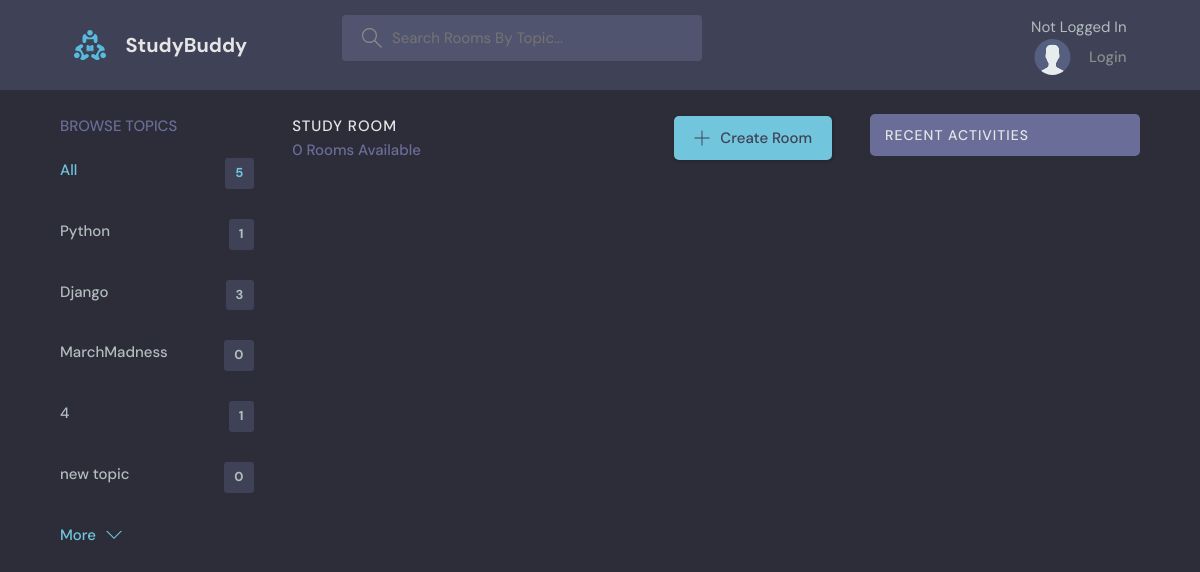
The page /?q=Food on the database as committed earlier.
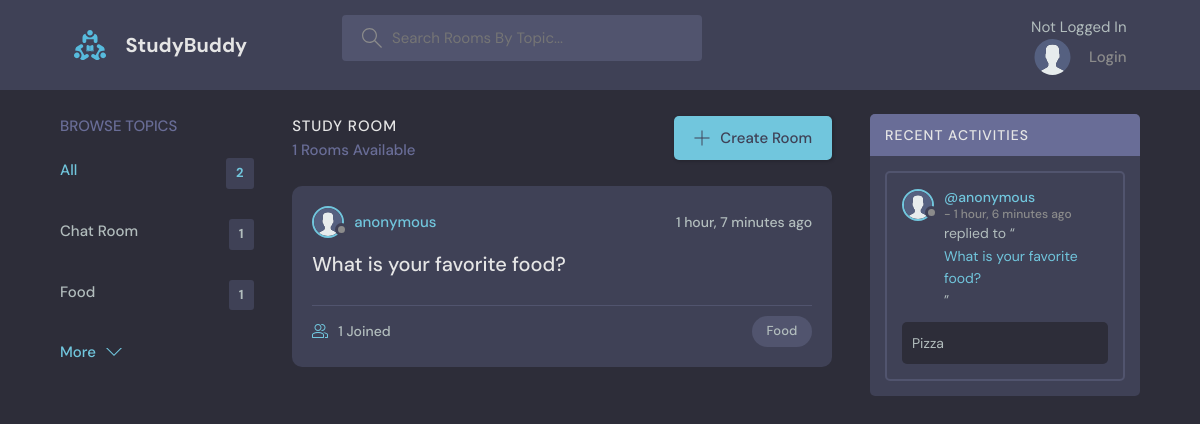
The same page on the database as committed later.
### base/models.py (models this page shows, shortened)
class Topic(models.Model):
    name = models.CharField(max_length = 200)

class Room(models.Model):
    host = models.ForeignKey(User, on_delete = models.SET_NULL, null = True)
    topic = models.ForeignKey(Topic, on_delete = models.SET_NULL, null = True) # if the topic is deleted, room's topic set to null
    name = models.CharField(max_length = 200)
    description = models.TextField(null = True, blank = True) # null for db, blank for form submissions-
    participants = models.ManyToManyField(User, related_name = 'participants') # many to many relationship with User (by fk)
    updated = models.DateTimeField(auto_now = True) # field will be timestamped with every edit to the model
    created = models.DateTimeField(auto_now_add = True) # timestamp for when the model was created
    class Meta: # it allows you to specify options (also known as metadata)
        ordering = ['-updated', '-created'] # newest room will be displayed first
    def __str__(self):
        return self.name

class User(AbstractUser):
    username = models.CharField(max_length = 200, default = 'Anonymous', null=True) # default name for the user
    email = models.EmailField(unique = True) # email field for the user
    bio = models.TextField(default = 'No bio...') # bio field for the user
    avatar = models.ImageField(null=False, default="avatar.svg")
    USERNAME_FIELD = 'email'
    REQUIRED_FIELDS = []

class Message(models.Model):
    user = models.ForeignKey(User, on_delete = models.CASCADE) # from default User model
    room = models.ForeignKey(Room, on_delete = models.CASCADE) # if the room is deleted, delete the message
    body = models.TextField()
    updated = models.DateTimeField(auto_now = True)
    created = models.DateTimeField(auto_now_add = True)
    class Meta: # it allows you to specify options (also known as metadata)
        ordering = ['-updated', '-created'] # newest message will be displayed first
    def __str__(self):
        return self.body[0:50] # return the first 50 characters of the message body in the preview

### base/views.py (the view)
# urls.py: path('', views.home, name = 'home'),
def home(request):
    q = request.GET.get('q') if request.GET.get('q') != None else '' # inline if else to get query from URL (search)
    rooms = Room.objects.filter(Q(topic__name__icontains = q) | # search by topic or name or description
                                Q(topic__name__icontains = q) |
                                Q(description__icontains = q)) # makes sure the topic name contains the query
    topics = Topic.objects.all()[0:5] # get the first 5 topics
    room_messages = Message.objects.all() # get all messages
    room_count = rooms.count() # get the count of rooms
    room_messages = Message.objects.filter(Q(room__topic__name__icontains = q))
    context = {'rooms': rooms,  'topics': topics, 'room_count' : room_count, 'room_messages': room_messages} # create a context dictionary for the passed data
    return render(request, 'base/home.html', context) # third arg expected as a dictionary {'rooms': rooms}

### base/templates/base/home.html (shortened to what this page needs)
{%extends 'base.html'%}
{%block content%}
    <main class="layout layout--3">
      <div class="container">
        {%include 'base/topics_component.html'%}
        <div class="roomList">
          <div class="roomList__header">
            <div>
              <h2>Study Room</h2>
              <p>{{room_count}} Rooms Available</p>
            </div>
            <a class="btn btn--main" href="{% url 'create-room' %}">
              <svg version="1.1" xmlns="http://www.w3.org/2000/svg" width="32" height="32" viewBox="0 0 32 32">
                <title>add</title>
                <path
                  d="M16.943 0.943h-1.885v14.115h-14.115v1.885h14.115v14.115h1.885v-14.115h14.115v-1.885h-14.115v-14.115z"
                ></path>
              </svg>
              Create Room
            </a>
          </div>
        {% include 'base/feed_component.html' %}
        </div>
        {% include 'base/activity_component.html' %}
      </div>
    </main>
{%endblock%}

### base/templates/base/topics_component.html
<div class="topics">
    <div class="topics__header">
      <h2>Browse Topics</h2>
    </div>
    <ul class="topics__list">
      <li>
        <a href="{% url 'home' %}" class="active">All <span>{{topics.count}}</span></a>
      </li>
          {%for topic in topics%}
          <li>
              <a href = "{% url 'home' %}?q={{topic.name}}">{{topic.name}}<span>{{topic.room_set.all.count}}</span></a>
          </li>
          {%endfor%}
    </ul>
    <a class="btn btn--link" href="{% url 'topics' %}">
      More
      <svg version="1.1" xmlns="http://www.w3.org/2000/svg" width="32" height="32" viewBox="0 0 32 32">
        <title>chevron-down</title>
        <path d="M16 21l-13-13h-3l16 16 16-16h-3l-13 13z"></path>
      </svg>
    </a>
  </div>

### base/templates/base/feed_component.html (shortened to what this page needs)
{% for room in rooms %}
<div class="roomListRoom">
    <div class="roomListRoom__header">
      <a href="{% url 'user-profile' room.host.id %}" class="roomListRoom__author">
        <div class="avatar avatar--small">
          <img src="{{room.host.avatar.url}}" />
        </div>
        <span>{{room.host.username}}</span>
      </a>
      <div class="roomListRoom__actions">
        <span>{{room.created|timesince}} ago </span>
      </div>
    </div>
    <div class="roomListRoom__content">
      <a href="{% url 'room' room.id %}">{{room.name}}</a>
    </div>
    <div class="roomListRoom__meta">
      <a href="{% url 'room' room.id %}" class="roomListRoom__joined">
        {{room.participants.all.count}} Joined
      </a>
      <p class="roomListRoom__topic">{{room.topic.name}}</p>
    </div>
  </div>
{% endfor %}

### base/templates/base/activity_component.html (shortened to what this page needs)
<div class="activities">
    <div class="activities__header">
      <h2>Recent Activities</h2>
    </div>
    {%for message in room_messages%}
    <div class="activities__box">
      <div class="activities__boxHeader roomListRoom__header">
        <a href="{% url 'user-profile' message.user.id%}" class="roomListRoom__author">
          <div class="avatar avatar--small">
            <img src="{{message.user.avatar.url}}" />
          </div>
          <p>
            @{{message.user.username}}
            <span> - {{message.created|timesince}} ago</span>
          </p>
        </a>
      </div>
      <div class="activities__boxContent">
        <p>replied to “<a href="{% url 'room' message.room.id %}">{{message.room}}</a>”</p>
        <div class="activities__boxRoomContent">
            {{message}}
        </div>
      </div>
    </div>
    {% endfor %}
  </div>

Rows that differ between the two databases and show on the page:
removed Topic: name "MarchMadness", room_set.all.count "0"
removed Topic: name "4", room_set.all.count "1"
removed Topic: name "new topic", room_set.all.count "0"
changed Topic id 1: name "Python" → "Chat Room"
changed Topic: name "Django" → "Food"; room_set.all.count "3" → "1"
added Room: host.avatar (placeholder picture), host.username "anonymous", created "1 hour, 7 minutes", name "What is your favorite food?", participants.all.count "1", topic.name "Food"
now on this page (row edited): Message: user.avatar (placeholder picture), user.username "anonymous", created "1 hour, 6 minutes", room "What is your favorite food?", body "Pizza"
Other text that changed with them:
{{ topics.count }}: "5" → "2"
{{ room_count }}: "0" → "1"
